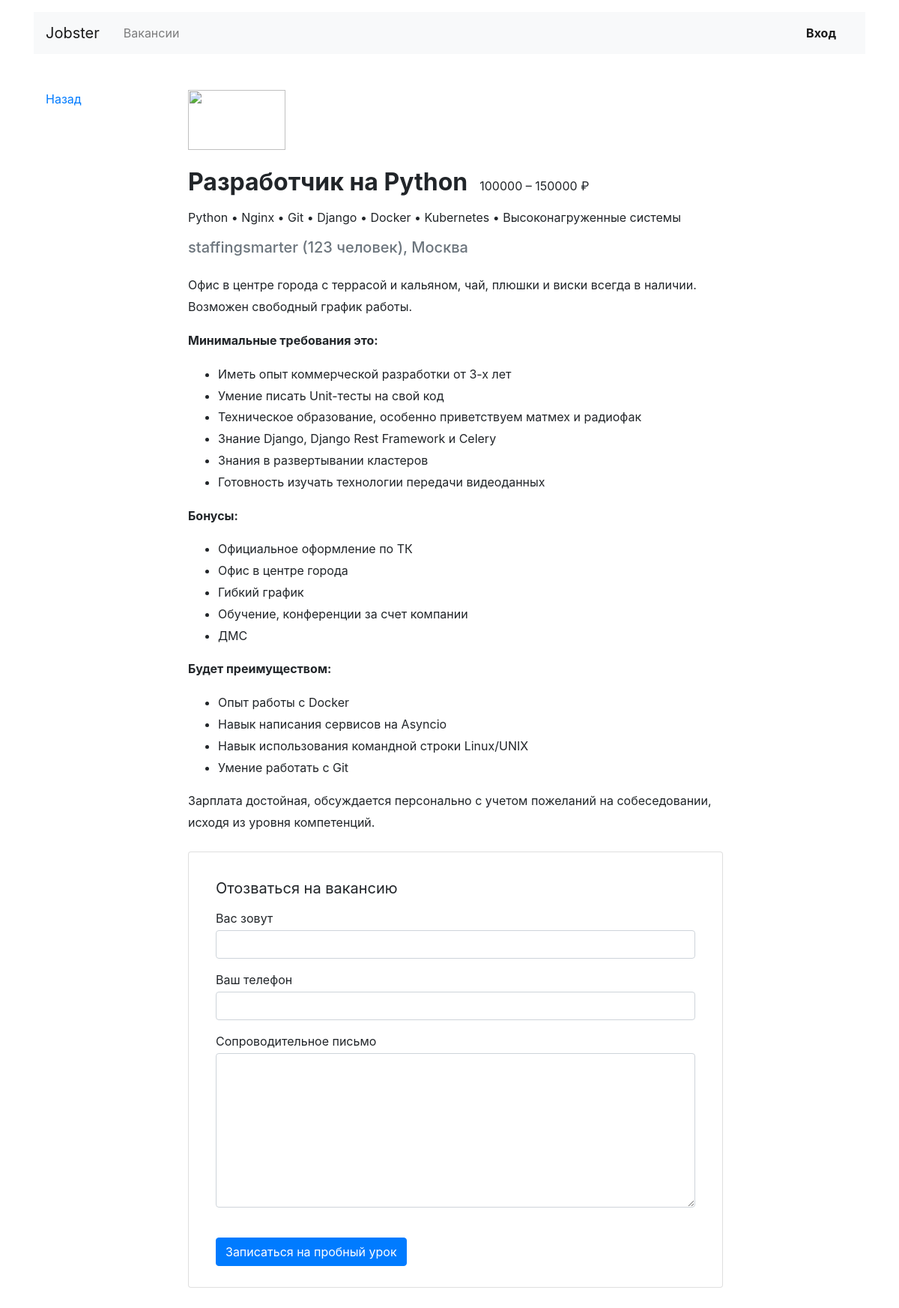
Screenshot of /vacancies/1 with the database file from the repository.
### vacanda/models.py (models this page shows, shortened)
class Vacancy(Model):
    title = CharField(max_length=64)
    specialty = ForeignKey(Specialty, on_delete=CASCADE, related_name='vacancies')
    company = ForeignKey(Company, on_delete=CASCADE, related_name='vacancies')
    skills = TextField()
    description = TextField()
    salary_min = IntegerField()
    salary_max = IntegerField()
    published_at = DateField()

class Company(Model):
    name = CharField(max_length=64)
    location = CharField(max_length=64)
    logo = URLField(default='https://place-hold.it/100x60')
    description = TextField()
    employee_count = IntegerField()

### vacanda/views.py (the view)
# urls.py: path('vacancies/<int:vacancy_id>', vacanda.views.vacancy_view, name='vacancy'),
def vacancy_view(request, vacancy_id):
    if vacancy_id not in [vacancy.id for vacancy in Vacancy.objects.all()]:
        raise Http404
    chosen_vacancy = Vacancy.objects.get(id=vacancy_id)
    chosen_vacancy_info = {
            'title': chosen_vacancy.title,
            'skills': chosen_vacancy.skills.replace(',', ' •'),
            'salary_min': chosen_vacancy.salary_min,
            'salary_max': chosen_vacancy.salary_max,
            'published_at': chosen_vacancy.published_at,
            'company': chosen_vacancy.company,
            'description': chosen_vacancy.description,
    }
    return render(request, 'vacanda/vacancy.html', context={
                                                    'chosen_vacancy_info': chosen_vacancy_info,
                                                            })

### vacanda/templates/vacanda/vacancy.html (shortened to what this page needs)
{% extends "vacanda/base.html" %}
{% block content %}
  <main class="container mt-3 pb-5">
    <div class="row mt-5">
      <div class="col-12 col-lg-2">
        <div class="pl-3 mb-5">
          <p><a href={{ request.META.HTTP_REFERER }}>Назад</a></p>
        </div>
      </div>
      <div class="col-12 col-lg-8">
        <section class="pl-3">
          <a href="#"><img src="https://place-hold.it/130x80" width="130" height="80" alt=""></a>
          <div class="d-flex align-items-baseline align-content-baseline">
            <h1 class="h2 mt-4 font-weight-bold" >{{ chosen_vacancy_info.title }}</h1>
            <p class="m-0 pl-3">{{ chosen_vacancy_info.salary_min }} – {{ chosen_vacancy_info.salary_max }} ₽</p>
          </div>
          <p class="mt-2">{{ chosen_vacancy_info.skills }}</p>
          <p class="h5 text-muted mb-4">{{ chosen_vacancy_info.company.name }} ({{ chosen_vacancy_info.company.employee_count }} человек), {{ chosen_vacancy_info.company.location }}</p>
          <div style="line-height: 1.8;">{{ chosen_vacancy_info.description|safe }}
          </div>
          <form action="/echo" class="card mt-4 mb-3" enctype="multipart/form-data">
            <div class="card-body mx-3">
              <p class="h5 mt-3 font-weight-normal">Отозваться на вакансию</p>
              <div class="form-group">
                <label class="mb-1 mt-2" for="userName">Вас зовут</label>
                <input class="form-control" type="text" placeholder="" id="userName">
              </div>
              <div class="form-group">
                <label class="mb-1" for="userPhone">Ваш телефон</label>
                <input class="form-control" type="tel" placeholder="" id="userPhone">
              </div>
              <div class="form-group">
                <label class="mb-1" for="userMsg" >Сопроводительное письмо</label>
                <textarea class="form-control" rows="8" id="userMsg"></textarea>
              </div>
              <input type="submit" class="btn btn-primary mt-4 mb-2" value="Записаться на пробный урок">
            </div>
          </form>
        </section>
      </div>
    </div>
  </main>
</body>
</html>
{% endblock content %}

### rows the page displays
Vacancy: title "Разработчик на Python", description "Офис в центре города с террасой и кальяном, чай, плюшки и виски всегда в наличии. Возможен свободный график работы. Минимальные требования это: Иметь опыт коммерческой разработки от 3-х лет Умение писать Unit-тесты на свой код Техническое образование, особенно приветствуем матмех и радиофак Знание Django, Django Rest Framework и Celery Знания в развертывании кластеров Готовность изучать технологии передачи видеоданных Бонусы: Официальное оформление по ТК Офис в центре города Гибкий график Обучение, конференции за счет компании ДМС Будет преимуществом: Опыт работы с Docker Навык написания сервисов на Asyncio Навык использования командной строки Linux/UNIX Умение работать с Git Зарплата…"
Company: company.name "staffingsmarter", company.employee_count "123", company.location "Москва"

### other values shown
{{ chosen_vacancy_info.salary_min }} "100000"
{{ chosen_vacancy_info.salary_max }} "150000"
{{ chosen_vacancy_info.skills }} "Python • Nginx • Git • Django • Docker • Kubernetes • Высоконагруженные системы"
